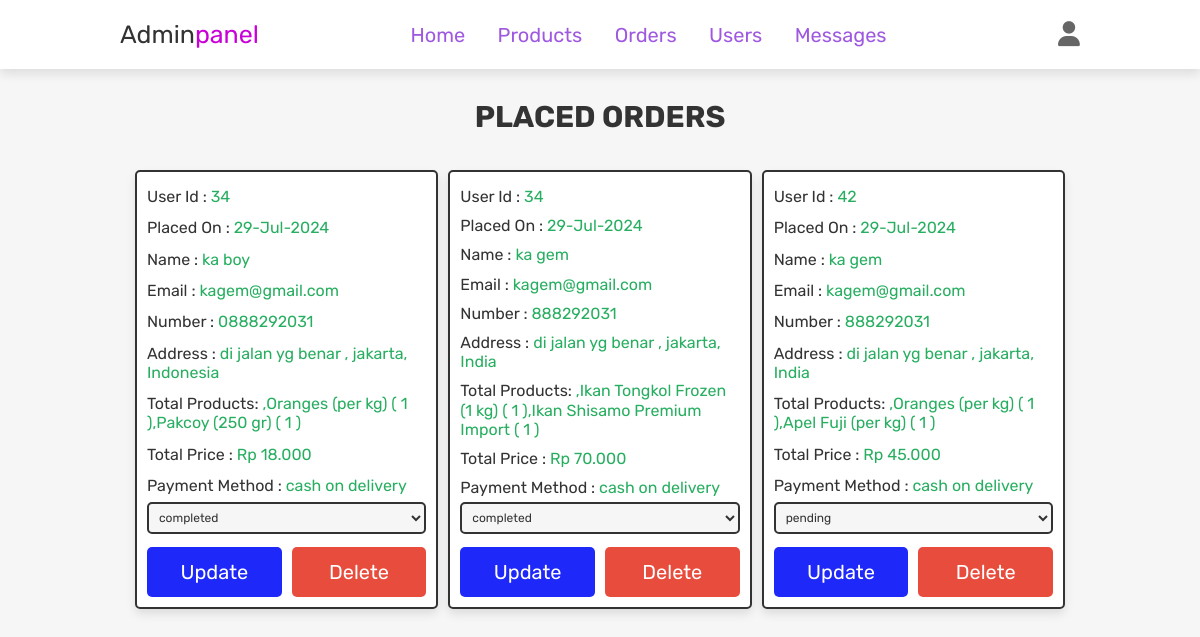
The page /admin_orders.php (signed in) on the database its author committed.
### tables this page shows
CREATE TABLE `orders` (
  `id` int(100) NOT NULL,
  `user_id` int(100) NOT NULL,
  `name` varchar(100) NOT NULL,
  `number` varchar(15) NOT NULL,
  `email` varchar(100) NOT NULL,
  `method` varchar(50) NOT NULL,
  `address` varchar(500) NOT NULL,
  `total_products` varchar(1000) NOT NULL,
  `total_price` decimal(10,3) NOT NULL,
  `placed_on` varchar(50) NOT NULL,
  `payment_status` varchar(20) NOT NULL DEFAULT 'pending'
);

### admin_orders.php (the view, shortened to what this page needs)
<?php
include 'config.php';
?>
<!DOCTYPE html>
<html lang="en">
<head>
<link rel="stylesheet" href="https://cdnjs.cloudflare.com/ajax/libs/font-awesome/6.6.0/css/all.min.css">
<link rel="stylesheet" href="CSS/admin_style.css">
</head>
<body>
<?php include 'admin_header.php'; ?>
<section class="placed-orders">
<h1 class="tittle">placed orders</h1>
    <div class="box-container">
    <?php
        $select_orders = $conn->prepare("SELECT * FROM `orders`");
        $select_orders->execute();
        if($select_orders->rowCount() > 0){
            while($fetch_orders = $select_orders->fetch(PDO::FETCH_ASSOC)){
    ?>
    <div class="box">
        <p> User Id : <span><?= $fetch_orders['user_id']; ?></span> </p>
        <p> Placed On : <span><?= $fetch_orders['placed_on']; ?></span> </p>
        <p> Name : <span><?= $fetch_orders['name']; ?></span> </p>
        <p> Email : <span><?= $fetch_orders['email']; ?></span> </p>
        <p> Number : <span><?= $fetch_orders['number']; ?></span> </p>
        <p> Address : <span><?= $fetch_orders['address']; ?></span> </p>
        <p> Total Products: <span><?= $fetch_orders['total_products']; ?></span> </p>
        <p> Total Price : <span>Rp <?= $fetch_orders['total_price']; ?></span> </p>
        <p> Payment Method : <span><?= $fetch_orders['method']; ?></span> </p>
        <form action="" method="post">
            <select name="update_payment" class="drop-down">
                <option value="" selected disabled><?= $fetch_orders['payment_status']; ?></option>
            </select>
            <div class="flex-btn">
                <input type="submit" name="update_order" class="option-btn" value="update">
                <a href="admin_orders.php?delete= <?= $fetch_orders['id']; ?>"class="delete-btn" onclick="return confirm('delete this order?');">delete</a>
            </div>
        </form>
    </div>
        <?php
            }
        }else{
        echo '<p class="empty">no products found!</p>';
        }
        ?>
    </div>
</section>
</body>
</html>

### CSS/admin_style.css (style rules this page uses)
.placed-orders .box-container { display: grid; grid-template-columns: repeat(3, 1fr); gap: 1rem; padding: 1.5rem; justify-content: center; }
.placed-orders .box-container .box { border: var(--border); box-shadow: var(--box-shadow); background-color: var(--white); border-radius: .5rem; padding: 1rem; box-sizing: border-box; overflow: hidden; display: flex; flex-direction: column; justify-content: space-between; min-height: 250px; }
.placed-orders .box-container .box p { margin: 0.5rem 0; line-height: 1.2; font-size: 1.6rem; color: var(--black); flex-grow: 1; }
.placed-orders .box-container .box p span { color: var(--green); font-weight: 400; }
.placed-orders .box-container .box .drop-down { width: 100%; padding: 0.6rem; font-size: 1.2rem; border: var(--border); border-radius: .5rem; background-color: var(--light-bg); margin-bottom: 0.3rem; }

### CSS/components.css (style rules this page uses)
:root { --green:#27ae60; --orange:#f39c12; --red:#e74c3c; --black:#333; --light-color:#666; --white:#fff; --light-bg:#f6f6f6; --border:.2rem solid var(--black); --box-shadow:0 .5rem 1rem rgba(0,0,0,.1); }
* { font-family: 'Rubik',sans-serif; margin: 0; padding: 0; box-sizing: border-box; outline: none; border: none; text-decoration: none; color: var(--black); }
body { background-color: var(--light-bg); }
html { font-size: 62.5%; overflow-x: hidden; scroll-behavior: smooth; scroll-padding-top: 6.5rem; }
section { padding: 3rem 2rem; max-width: 1000px; margin: 0 auto; }
.btn, .delete-btn, .checkout-btn, .home-btn, .option-btn { display: block; width: 100%; margin-top: 1rem; border-radius: .5rem; color: var(--white); font-size: 2rem; padding: 1.3rem 3rem; text-transform: capitalize; cursor: pointer; text-align: center; }
.delete-btn { background-color: var(--red); }
.option-btn { background-color: rgb(30, 41, 249); }
.flex-btn { display: flex; flex-wrap: wrap; gap: 1rem; }
.flex-btn > * { flex: 1; }
.tittle { text-align: center; margin-bottom: 2rem; text-transform: uppercase; color: var(--black); font-size: 3rem; }

### rows shown on the page
orders: user "34", placed_on "29-Jul-2024", name "ka boy", email "kagem@gmail.com", number "0888292031", address "di jalan yg benar , jakarta, Indonesia", total_products ",Oranges (per kg) ( 1 ),Pakcoy (250 gr) ( 1 )", total_price "18.000", method "cash on delivery", update_payment "completed"
orders: user "34", placed_on "29-Jul-2024", name "ka gem", email "kagem@gmail.com", number "888292031", address "di jalan yg benar , jakarta, India", total_products ",Ikan Tongkol Frozen (1 kg) ( 1 ),Ikan Shisamo Premium Import ( 1 )", total_price "70.000", method "cash on delivery", update_payment "completed"
orders: user "42", placed_on "29-Jul-2024", name "ka gem", email "kagem@gmail.com", number "888292031", address "di jalan yg benar , jakarta, India", total_products ",Oranges (per kg) ( 1 ),Apel Fuji (per kg) ( 1 )", total_price "45.000", method "cash on delivery", update_payment "pending"
